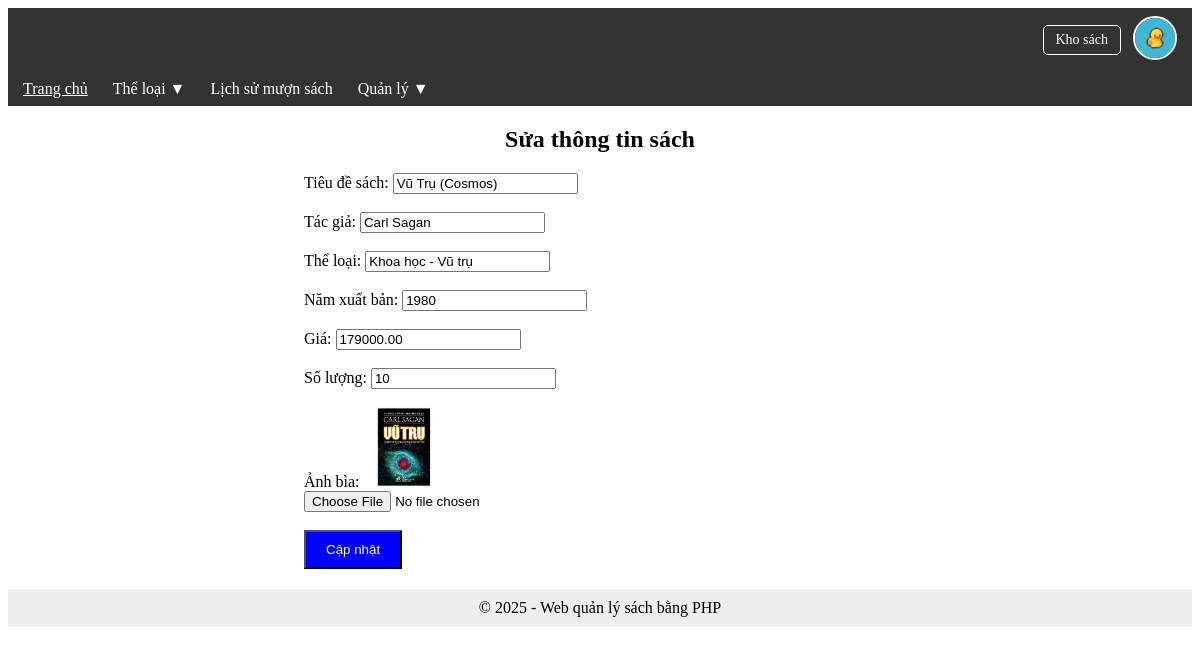
Page /views/books/edit.php?id=6 (signed in) on the earlier database version.
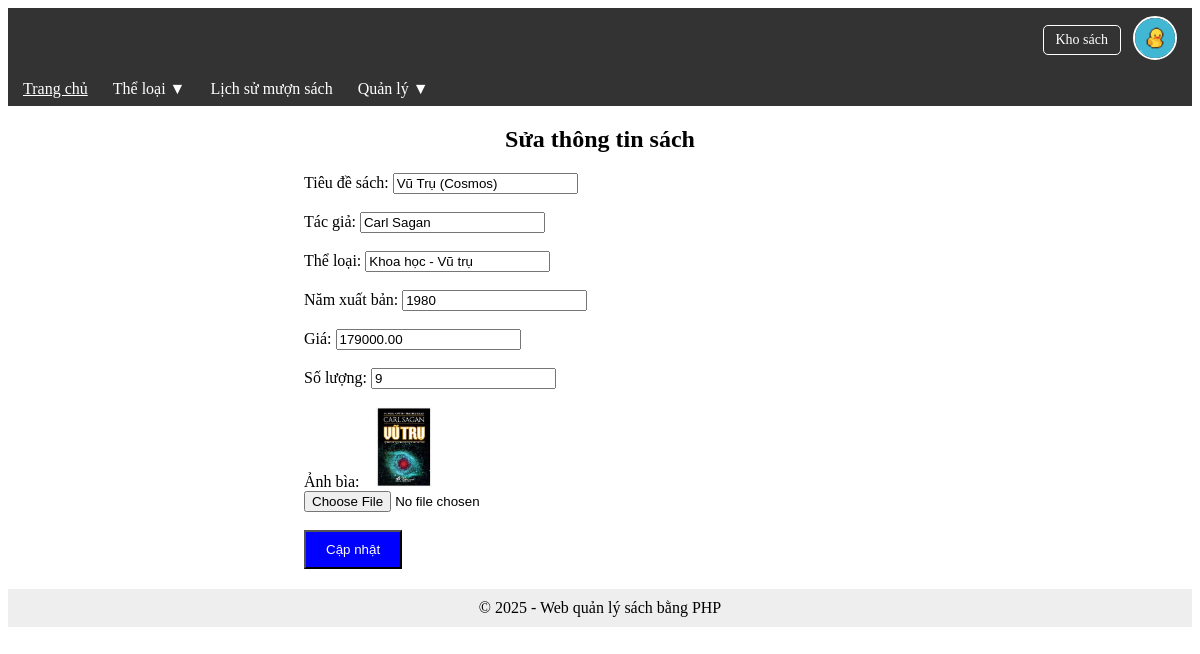
Same page on the later database version.
### tables this page shows
CREATE TABLE IF NOT EXISTS `books` (
  `id` int NOT NULL AUTO_INCREMENT,
  `title` varchar(255) NOT NULL,
  `author` varchar(255) DEFAULT NULL,
  `publish_year` int DEFAULT NULL,
  `price` decimal(10,2) DEFAULT NULL,
  `image` varchar(255) DEFAULT NULL,
  `created_at` timestamp NULL DEFAULT CURRENT_TIMESTAMP,
  `category` varchar(100) NOT NULL,
  `quantity` int NOT NULL DEFAULT '10',
  PRIMARY KEY (`id`)
);

### models/Book.php (called while the page is built, shortened)
<?php
require_once __DIR__ . "/../config/database.php";
class Book {
    private $conn;
    public function __construct() {
        $db = new Database();
        $this->conn = $db->connect();
    }
    public function getById($id) {
    $sql = "SELECT * FROM books WHERE id = :id";
    $stmt = $this->conn->prepare($sql);
    $stmt->bindParam(":id", $id);
    $stmt->execute();
    return $stmt;
    }
}

### config/database.php (called while the page is built, shortened)
<?php
class Database {
    private $host = "localhost";
    private $db_name = "bookdb";
    private $username = "root";
    private $password = "";
    public function connect() {
        $this->conn = null;
        try {
            $this->conn = new PDO("mysql:host=$this->host;dbname=$this->db_name;charset=utf8",
                                  $this->username,
                                  $this->password);
            $this->conn->setAttribute(PDO::ATTR_ERRMODE, PDO::ERRMODE_EXCEPTION);
        } catch (PDOException $e) {
            echo "Kết nối thất bại: " . $e->getMessage();
        }
        return $this->conn;
    }
}

### views/books/edit.php (the view, shortened to what this page needs)
<?php
include "../../includes/header.php";
include "../../includes/navbar.php";
require_once "../../models/Book.php";
$bookModel = new Book();
$id = $_GET['id'] ?? null;
$stmt = $bookModel->getById($id);
$book = $stmt->fetch(PDO::FETCH_ASSOC);
?>
<h2 style="text-align:center; margin-top:20px;">Sửa thông tin sách</h2>
<div style="width:50%; margin:0 auto;">
<form action="../../controllers/BookController.php?action=update&id=<?= $id ?>" method="POST" enctype="multipart/form-data">
    <label>Tiêu đề sách:</label>
    <input type="text" name="title" required class="input" value="<?= htmlspecialchars($book['title']) ?>"><br><br>
    <label>Tác giả:</label>
    <input type="text" name="author" class="input" value="<?= htmlspecialchars($book['author']) ?>"><br><br>
    <label>Thể loại:</label>
    <input type="text" name="category" class="input" value="<?= htmlspecialchars($book['category']) ?>"><br><br>
    <label>Năm xuất bản:</label>
    <input type="number" name="publish_year" class="input" value="<?= $book['publish_year'] ?>"><br><br>
    <label>Giá:</label>
    <input type="number" name="price" class="input" value="<?= $book['price'] ?>"><br><br>
    <label>Số lượng:</label>
    <input type="number" name="quantity" class="input" value="<?= isset($book['quantity']) ? $book['quantity'] : 0 ?>" min="0"><br><br>
    <label>Ảnh bìa:</label>
    <?php if(!empty($book['image'])): ?>
        <img src="../../assets/uploads/<?= $book['image'] ?>" width="80"><br>
    <?php endif; ?>
    <input type="file" name="image"><br><br>
    <button type="submit" style="padding:10px 20px; background:blue; color:white;">Cập nhật</button>
</form>
</div>
<?php include "../../includes/footer.php"; ?>

Differences in the rows shown:
changed books "Vũ Trụ (Cosmos)": quantity "10" → "9"
